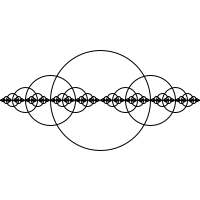
Frame 1 (no input)
Frame 60 (the mouse pressed at the canvas centre just before this capture): identical to frame 1, image omitted
Frame 120 (the mouse held since frame 60 and released just before this capture): identical to frame 1, image omitted

The Processing sketch that drew this single still picture (run headless with seeded random() and noise(); from frame 60 on, the mouse is pressed at the canvas centre):

// Processing sketch: processing_26811
// ── processing_26811.pde

//DECLARATIONS

//INITIAL SETUP
void setup(){
 size(200, 200);
smooth();

  
  
}
//REPEAT

void draw(){
 background(255);
 stroke(0);
 noFill();
  drawCircle (width/2, height/2,100);
}

void drawCircle(float x, float y, float r){
  ellipse(x, y, r, r);
  if(r > 2){
    drawCircle(x +r/2, y, r/2);
    drawCircle(x -r/2, y, r/2);
    
    //chpt 13, skipped probability
    
//    r *=0.75;
//    drawCircle(x, y, r);
  }
  
}
